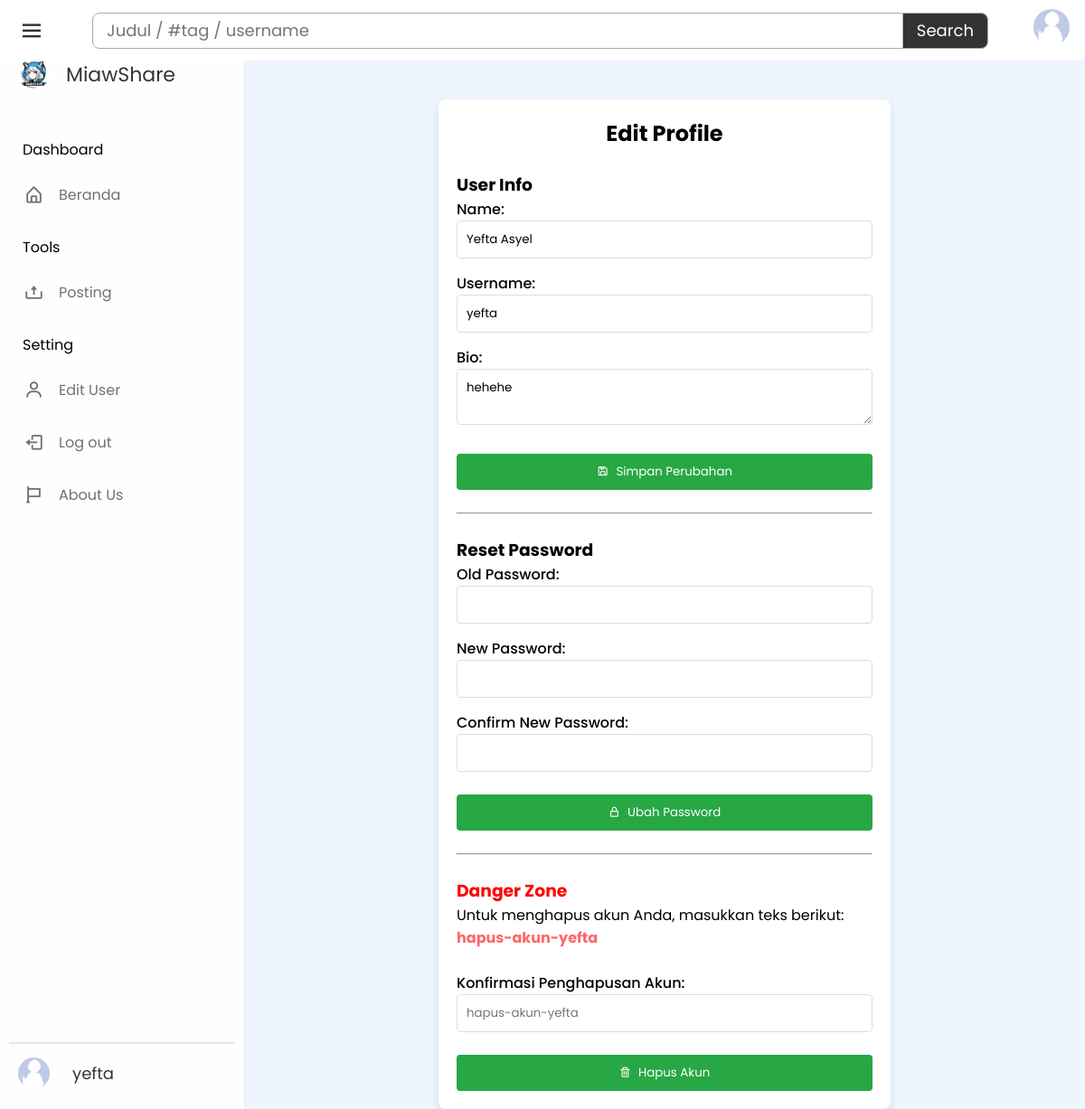
Before: /pages/crud/edit_profile.php (signed in) with the older database file.
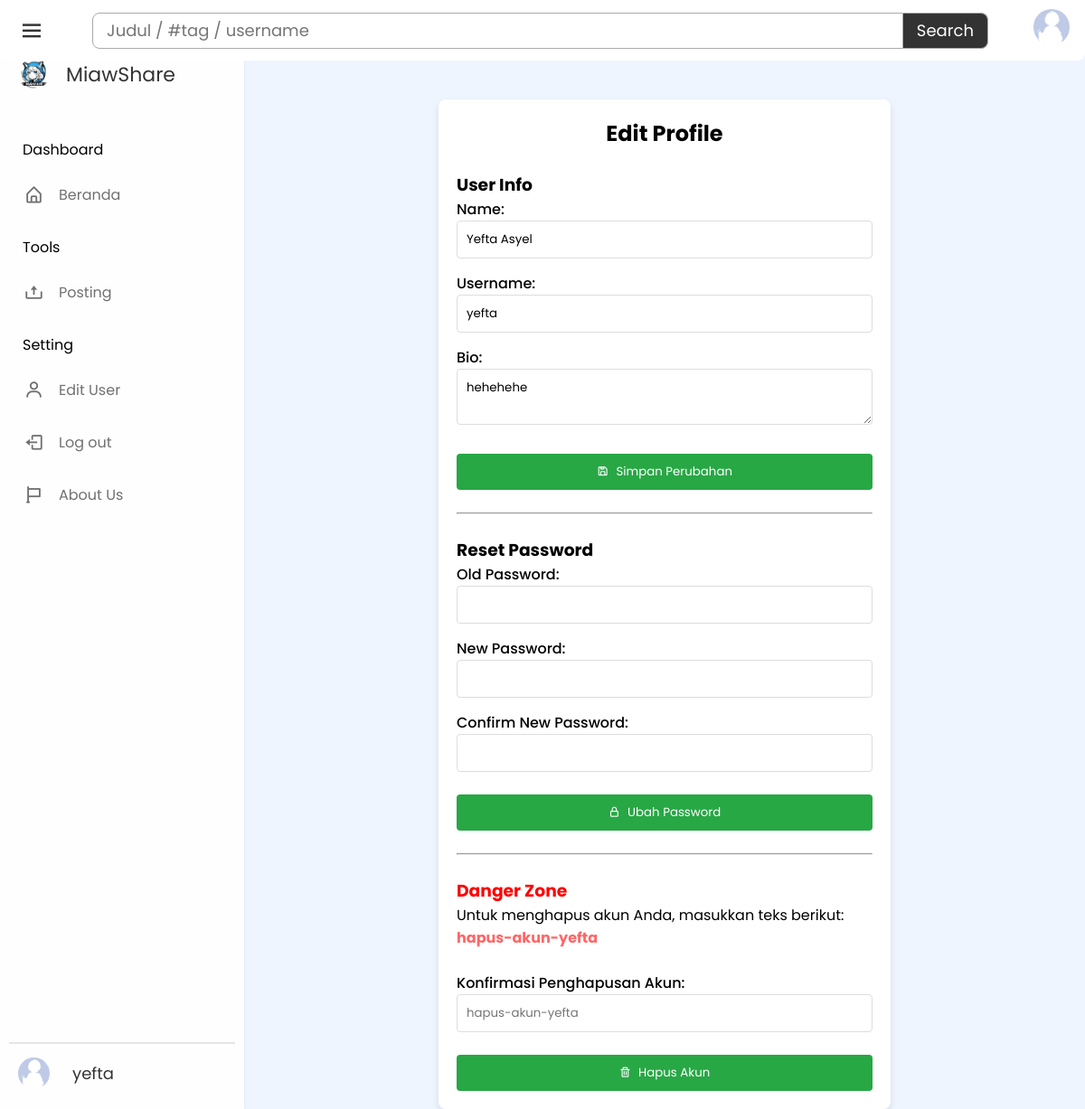
After: the same page with the newer database file.
### tables this page shows
CREATE TABLE `users` (
  `user_id` int(11) NOT NULL,
  `user_name` varchar(30) DEFAULT NULL,
  `name` varchar(50) DEFAULT NULL,
  `user_profile_path` varchar(200) DEFAULT NULL,
  `user_bio` varchar(300) DEFAULT NULL,
  `level_id` int(11) DEFAULT NULL,
  `password` varchar(20) NOT NULL,
  `status` varchar(10) NOT NULL,
  `create_in` timestamp NOT NULL DEFAULT current_timestamp(),
  `delete_in` timestamp NOT NULL DEFAULT (current_timestamp() + interval 3 minute),
  `tele_chat_id` varchar(11) DEFAULT NULL
);

### pages/crud/edit_profile.php (the view, shortened to what the changed rows need)
<?php
include '../../koneksi.php';
$queryUser = "SELECT * FROM users WHERE user_id = " . $_SESSION['user_id'];
$resultUser = mysqli_query($koneksi, $queryUser);
$userData = mysqli_fetch_assoc($resultUser);
?>
<!DOCTYPE html>
<html lang="en">
  <head>
    <link rel="stylesheet" href="../../styles/style.css" />
    <link rel="stylesheet" href="../../styles/alert.css" />
    <link href="https://unpkg.com/boxicons@2.1.4/css/boxicons.min.css" rel="stylesheet" />
  </head>
  <body>
    <br>
        <br>
    <main class="main_content">
        <div class="upload_container">
        <h2 align="center">Edit Profile</h2>
        <br>
        <form method="POST" enctype="multipart/form-data" class="upload_form">
            <div class="form_group">
                <label for="name">Name:</label>
                <input type="text" id="name" name="name" value="<?php echo $userData['name']; ?>" required>
            </div>
            <div class="form_group">
                <label for="username">Username:</label>
                <input type="text" id="username" name="username" value="<?php echo $userData['user_name']; ?>" required>
            </div>
            <div class="form_group">
                <label for="user_bio">Bio:</label>
                <textarea id="user_bio" name="user_bio"><?php echo $userData['user_bio']; ?></textarea>
            </div>
        </form>
        <br>
        <br>
        <br>
        <br>
    </div>
    </main>
    </body>
</html>

Changed rows visible on the page:
changed users "Yefta Asyel": user_bio "hehehe" → "hehehehe"
